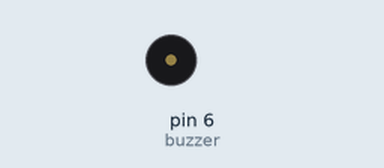
Bench run of a sketch on a simulated Arduino Leonardo, built with avr-gcc and run on an emulated ATmega32U4. Shown: buzzer (waves = sounding).

Above: at 0.1 s.
At 35.2 s:
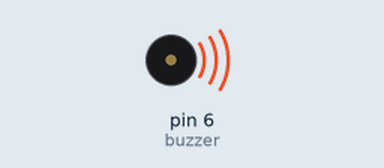
Timing chart, 0 to 40.0 s (numbered marks = the images above):
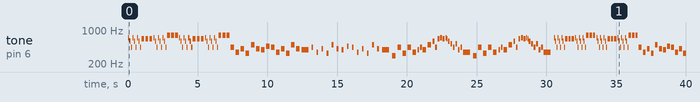

Measured:
- by itself, tone on pin 6 (buzzer): plays 698 Hz for 0.08 s, 587 Hz for 0.08 s, 440 Hz for 0.08 s, 698 Hz for 0.08 s, 587 Hz for 0.08 s, 440 Hz for 0.08 s … (184 notes in this stretch)

The sketch:

boopFlandre.ino
```cpp
#include "notes.h"

const int buzzer = 6;
int tempo = 1200;

int flandreN[] = {
  F5, D5, A4, F5, D5, A4, F5, D5, A4, E5, E5, E5, F5, D5, A4, F5, D5, A4, F5, D5, A4, G5, G5, G5
};

int flandreT [] = {
  16, 16, 16, 16, 16, 16, 16, 16, 16, 6, 6, 6, 16, 16, 16, 16, 16, 16, 16, 16, 16, 6, 6, 6
};

int flandre2N[] = {
  A4, F4, GS4, E4, B4, GS4, G4, AS4, A4, F4, GS4, E4, B4, GS4, G4, A4, 0, F4, 0, GS4, 0, E4, 0, B4, 0, GS4, 0, G4, 0, AS4, 0, A4, 0, F4, 0, GS4, 0, E4, 0, B4, 0, GS4, 0, G4
};
int flandre2T[] = {
  4, 4, 4, 4, 4, 4, 4, 4, 4, 4, 4, 4, 4, 4, 2, 8, 8, 8, 8, 8, 8, 8, 8, 8, 8, 8, 8, 8, 8, 8, 8, 8, 8, 8, 8, 8, 8, 8, 8, 8, 8, 8, 8, 2
};

int flandre3N[] = {
  D4, A4, E4, A4, F4, G4, A4, G4, B4, D5, A4, E5, F5, E5, F5, E5, D5, C5, A4, C5, G4, A4, F4
};

int flandre3T[] = {
  4, 4, 4, 4, 4, 8, 8, 4, 4, 8, 8, 8, 8, 8, 16, 16, 8, 8, 8, 8, 8, 8, 2
};

void setup() {
  pinMode(buzzer, OUTPUT);
}

void loop() {
  introPlay();
  introPlay();
  tempo = tempo -200;
  aPlay();
  bPlay();
  bPlay();
}

void introPlay(){
  int notesLen = sizeof(flandreN)/sizeof(flandreN[0]);

  for (int thisNote = 0; thisNote < notesLen; thisNote++) {
    int noteDur = tempo / flandreT[thisNote];
    tone(buzzer, flandreN[thisNote], noteDur);
    int notePause = noteDur * 1.45;
    delay(notePause);
    noTone(buzzer);
  }
}

void aPlay(){
  int notesLen = sizeof(flandre2N)/sizeof(flandre2N[0]);

  for (int thisNote = 0; thisNote < notesLen; thisNote++) {
    int noteDur = tempo / flandre2T[thisNote];
    tone(buzzer, flandre2N[thisNote], noteDur);
    int notePause = noteDur * 1.45;
    delay(notePause);
    noTone(buzzer);
  }
}

void bPlay(){
  int notesLen = sizeof(flandre3N)/sizeof(flandre3N[0]);

  for (int thisNote = 0; thisNote < notesLen; thisNote++) {
    int noteDur = tempo / flandre3T[thisNote];
    tone(buzzer, flandre3N[thisNote], noteDur);
    int notePause = noteDur * 1.45;
    delay(notePause);
    noTone(buzzer);
  }
}
```

notes.h
```cpp
#define B0  31
#define C1  33
#define CS1 35
#define D1  37
#define DS1 39
#define E1  41
#define F1  44
#define FS1 46
#define G1  49
#define GS1 52
#define A1  55
#define AS1 58
#define B1  62
#define C2  65
#define CS2 69
#define D2  73
#define DS2 78
#define E2  82
#define F2  87
#define FS2 93
#define G2  98
#define GS2 104
#define A2  110
#define AS2 117
#define B2  123
#define C3  131
#define CS3 139
#define D3  147
#define DS3 156
#define E3  165
#define F3  175
#define FS3 185
#define G3  196
#define GS3 208
#define A3  220
#define AS3 233
#define B3  247
#define C4  262
#define CS4 277
#define D4  294
#define DS4 311
#define E4  330
#define F4  349
#define FS4 370
#define G4  392
#define GS4 415
#define A4  440
#define AS4 466
#define B4  494
#define C5  523
#define CS5 554
#define D5  587
#define DS5 622
#define E5  659
#define F5  698
#define FS5 740
#define G5  784
#define GS5 831
#define A5  880
#define AS5 932
#define B5  988
#define C6  1047
#define CS6 1109
#define D6  1175
#define DS6 1245
#define E6  1319
#define F6  1397
#define FS6 1480
#define G6  1568
#define GS6 1661
#define A6  1760
#define AS6 1865
#define B6  1976
#define C7  2093
#define CS7 2217
#define D7  2349
#define DS7 2489
#define E7  2637
#define F7  2794
#define FS7 2960
#define G7  3136
#define GS7 3322
#define A7  3520
#define AS7 3729
#define B7  3951
#define C8  4186
#define CS8 4435
#define D8  4699
#define DS8 4978
```
